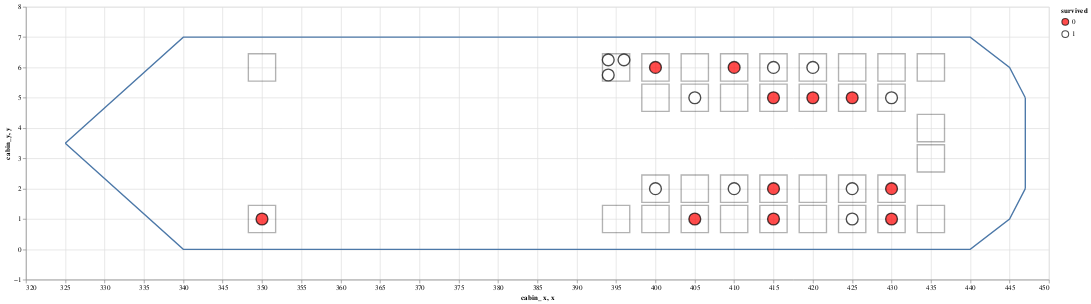

Write notebook code for a chart like this one.
### Code cell
cabin_plot + passenger_plot + chart_ship_outline

### Figure 1 — Vega-Lite specification as saved in the notebook (floating-point values rounded to 4 significant figures)
{"$schema": "https://vega.github.io/schema/vega-lite/v3.4.0.json", "config": {"mark": {"tooltip": null}, "view": {"height": 300, "width": 400}}, "datasets": {"data-23c439afa2fb87bde123813b5f141c7b": [{"age": 36, "boat": "None", "body": "None", "cabin_x": 425, "cabin_y": 5, "embarked": "C", "fare": 40.12, "home.dest": "Winnipeg, MB", "name": "Ross, Mr. John Hugo", "parch": 0, "pclass": 1, "sex": "male", "sibsp": 0, "survived": 0, "ticket": "13049"}, {"age": 33, "boat": "11", "body": "None", "cabin_x": 425, "cabin_y": 1, "embarked": "C", "fare": 27.72, "home.dest": "Paris, France", "name": "Rosenbaum, Miss. Edith Louise", "parch": 0, "pclass": 1, "sex": "female", "sibsp": 0, "survived": 1, "ticket": "PC 17613"}, {"age": "None", "boat": "None", "body": "None", "cabin_x": 420, "cabin_y": 5, "embarked": "S", "fare": 52, "home.dest": "Stoughton, MA", "name": "Clifford, Mr. George Quincy", "parch": 0, "pclass": 1, "sex": "male", "sibsp": 0, "survived": 0, "ticket": "110465"}, {"age": 48, "boat": "1", "body": "None", "cabin_x": 420, "cabin_y": 6, "embarked": "C", "fare": 39.6, "home.dest": "London / Paris", "name": "Duff Gordon, Lady. (Lucille Christiana Sutherland) (\"Mrs Morgan\")", "parch": 0, "pclass": 1, "sex": "female", "sibsp": 1, "survived": 1, "ticket": "11755"}, {"age": 39, "boat": "None", "body": 133, "cabin_x": 415, "cabin_y": 5, "embarked": "C", "fare": 29.7, "home.dest": "Philadelphia, PA", "name": "Dulles, Mr. William Crothers", "parch": 0, "pclass": 1, "sex": "male", "sibsp": 0, "survived": 0, "ticket": "PC 17580"}, {"age": "None", "boat": "None", "body": "None", "cabin_x": 415, "cabin_y": 2, "embarked": "S", "fare": 26, "home.dest": "Streatham, Surrey", "name": "Smith, Mr. Richard William", "parch": 0, "pclass": 1, "sex": "male", "sibsp": 0, "survived": 0, "ticket": "113056"}, {"age": 49, "boat": "1", "body": "None", "cabin_x": 415, "cabin_y": 6, "embarked": "C", "fare": 56.93, "home.dest": "London / Paris", "name": "Duff Gordon, Sir. Cosmo Edmund (\"Mr Morgan\")", "parch": 0, "pclass": 1, "sex": "male", "sibsp": 1, "survived": 1, "ticket": "PC 17485"}, {"age": 41, "boat": "None", "body": "None", "cabin_x": 415, "cabin_y": 1, "embarked": "S", "fare": 30.5, "home.dest": "Pomeroy, WA", "name": "Brady, Mr. John Bertram", "parch": 0, "pclass": 1, "sex": "male", "sibsp": 0, "survived": 0, "ticket": "113054"}, {"age": 80, "boat": "B", "body": "None", "cabin_x": 410, "cabin_y": 2, "embarked": "S", "fare": 30, "home.dest": "Hessle, Yorks", "name": "Barkworth, Mr. Algernon Henry Wilson", "parch": 0, "pclass": 1, "sex": "male", "sibsp": 0, "survived": 1, "ticket": "27042"}, {"age": 31, "boat": "None", "body": "None", "cabin_x": 410, "cabin_y": 6, "embarked": "S", "fare": 50.5, "home.dest": "Trenton, NJ", "name": "Roebling, Mr. Washington Augustus II", "parch": 0, "pclass": 1, "sex": "male", "sibsp": 0, "survived": 0, "ticket": "PC 17590"}, {"age": 56, "boat": "3", "body": "None", "cabin_x": 405, "cabin_y": 5, "embarked": "C", "fare": 35.5, "home.dest": "Basel, Switzerland", "name": "Simonius-Blumer, Col. Oberst Alfons", "parch": 0, "pclass": 1, "sex": "male", "sibsp": 0, "survived": 1, "ticket": "13213"}, {"age": 36, "boat": "None", "body": "None", "cabin_x": 405, "cabin_y": 1, "embarked": "C", "fare": 31.68, "home.dest": "New York, NY", "name": "Evans, Miss. Edith Corse", "parch": 0, "pclass": 1, "sex": "female", "sibsp": 0, "survived": 0, "ticket": "PC 17531"}, {"age": 40, "boat": "7", "body": "None", "cabin_x": 400, "cabin_y": 2, "embarked": "C", "fare": 31, "home.dest": "Glen Ridge, NJ", "name": "Blank, Mr. Henry", "parch": 0, "pclass": 1, "sex": "male", "sibsp": 0, "survived": 1, "ticket": "112277"}, {"age": "None", "boat": "None", "body": "None", "cabin_x": 400, "cabin_y": 6, "embarked": "S", "fare": 50, "home.dest": "Seattle, WA", "name": "Rood, Mr. Hugh Roscoe", "parch": 0, "pclass": 1, "sex": "male", "sibsp": 0, "survived": 0, "ticket": "113767"}, {"age": 53, "boat": "13", "body": "None", "cabin_x": 396, "cabin_y": 6.25, "embarked": "S", "fare": 81.86, "home.dest": "San Francisco, CA", "name": "Dodge, Dr. Washington", "parch": 1, "pclass": 1, "sex": "male", "sibsp": 1, "survived": 1, "ticket": "33638"}, {"age": 4, "boat": "5", "body": "None", "cabin_x": 394, "cabin_y": 6.25, "embarked": "S", "fare": 81.86, "home.dest": "San Francisco, CA", "name": "Dodge, Master. Washington", "parch": 2, "pclass": 1, "sex": "male", "sibsp": 0, "survived": 1, "ticket": "33638"}, {"age": 54, "boat": "5", "body": "None", "cabin_x": 394, "cabin_y": 5.75, "embarked": "S", "fare": 81.86, "home.dest": "San Francisco, CA", "name": "Dodge, Mrs. Washington (Ruth Vidaver)", "parch": 1, "pclass": 1, "sex": "female", "sibsp": 1, "survived": 1, "ticket": "33638"}, {"age": 39, "boat": "None", "body": "None", "cabin_x": 350, "cabin_y": 1, "embarked": "S", "fare": 0, "home.dest": "Belfast, NI", "name": "Andrews, Mr. Thomas Jr", "parch": 0, "pclass": 1, "sex": "male", "sibsp": 0, "survived": 0, "ticket": "112050"}, {"age": 71, "boat": "None", "body": "None", "cabin_x": 430, "cabin_y": 2, "embarked": "C", "fare": 34.65, "home.dest": "New York, NY", "name": "Goldschmidt, Mr. George B", "parch": 0, "pclass": 1, "sex": "male", "sibsp": 0, "survived": 0, "ticket": "PC 17754"}, {"age": 28, "boat": "7", "body": "None", "cabin_x": 430, "cabin_y": 5, "embarked": "S", "fare": 35.5, "home.dest": "New Britain, CT", "name": "Sloper, Mr. William Thompson", "parch": 0, "pclass": 1, "sex": "male", "sibsp": 0, "survived": 1, "ticket": "113788"}, {"age": 56, "boat": "None", "body": "None", "cabin_x": 430, "cabin_y": 1, "embarked": "C", "fare": 30.7, "home.dest": "St James, Long Island, NY", "name": "Smith, Mr. James Clinch", "parch": 0, "pclass": 1, "sex": "male", "sibsp": 0, "survived": 0, "ticket": "17764"}, {"age": 45, "boat": "7", "body": "None", "cabin_x": 425, "cabin_y": 2, "embarked": "C", "fare": 29.7, "home.dest": "Paris, France", "name": "Chevre, Mr. Paul Romaine", "parch": 0, "pclass": 1, "sex": "male", "sibsp": 0, "survived": 1, "ticket": "PC 17594"}], "data-246c2b9bcb306b5ff7ae5408df7bc874": [{"x": 325, "y": 3.5}, {"x": 340, "y": 0}, {"x": 440, "y": 0}, {"x": 445, "y": 1}, {"x": 447, "y": 2}], "data-7391ad0528e7bd5c8e8a0f0ef93bd22c": [{"cabin_x": 350, "cabin_y": 1}, {"cabin_x": 350, "cabin_y": 6}, {"cabin_x": 400, "cabin_y": 6}, {"cabin_x": 400, "cabin_y": 5}, {"cabin_x": 400, "cabin_y": 2}, {"cabin_x": 400, "cabin_y": 1}, {"cabin_x": 405, "cabin_y": 6}, {"cabin_x": 405, "cabin_y": 5}, {"cabin_x": 405, "cabin_y": 2}, {"cabin_x": 405, "cabin_y": 1}, {"cabin_x": 395, "cabin_y": 6}, {"cabin_x": 395, "cabin_y": 1}, {"cabin_x": 410, "cabin_y": 6}, {"cabin_x": 410, "cabin_y": 5}, {"cabin_x": 410, "cabin_y": 2}, {"cabin_x": 410, "cabin_y": 1}, {"cabin_x": 415, "cabin_y": 6}, {"cabin_x": 415, "cabin_y": 5}, {"cabin_x": 415, "cabin_y": 2}, {"cabin_x": 415, "cabin_y": 1}, {"cabin_x": 420, "cabin_y": 6}, {"cabin_x": 420, "cabin_y": 5}, {"cabin_x": 420, "cabin_y": 2}, {"cabin_x": 420, "cabin_y": 1}, {"cabin_x": 425, "cabin_y": 6}, {"cabin_x": 425, "cabin_y": 5}, {"cabin_x": 425, "cabin_y": 2}, {"cabin_x": 425, "cabin_y": 1}, {"cabin_x": 430, "cabin_y": 6}, {"cabin_x": 430, "cabin_y": 5}, {"cabin_x": 430, "cabin_y": 2}, {"cabin_x": 430, "cabin_y": 1}, {"cabin_x": 435, "cabin_y": 6}, {"cabin_x": 435, "cabin_y": 4}, {"cabin_x": 435, "cabin_y": 3}, {"cabin_x": 435, "cabin_y": 1}], "data-d77c64ff8010497b3a6ac0862ca66693": [{"x": 447, "y": 2}, {"x": 447, "y": 5}], "data-eafd86216bcd26664c2f502352fd1040": [{"x": 325, "y": 3.5}, {"x": 340, "y": 7}, {"x": 440, "y": 7}, {"x": 445, "y": 6}, {"x": 447, "y": 5}]}, "layer": [{"data": {"name": "data-7391ad0528e7bd5c8e8a0f0ef93bd22c"}, "encoding": {"x": {"field": "cabin_x", "scale": {"domain": [320, 450]}, "type": "quantitative"}, "y": {"field": "cabin_y", "scale": {"domain": [-1, 7.5]}, "type": "quantitative"}}, "height": 400, "mark": {"fill": "None", "opacity": 0.3, "size": 1600, "stroke": "black", "type": "square"}, "width": 1500}, {"data": {"name": "data-23c439afa2fb87bde123813b5f141c7b"}, "encoding": {"color": {"field": "survived", "scale": {"range": ["red", "white"]}, "type": "nominal"}, "x": {"field": "cabin_x", "scale": {"domain": [320, 450]}, "type": "quantitative"}, "y": {"field": "cabin_y", "scale": {"domain": [-1, 7.5]}, "type": "quantitative"}}, "height": 400, "mark": {"filled": true, "size": 300, "stroke": "black", "type": "point"}, "width": 1500}, {"layer": [{"data": {"name": "data-eafd86216bcd26664c2f502352fd1040"}, "encoding": {"x": {"field": "x", "type": "quantitative"}, "y": {"field": "y", "type": "quantitative"}}, "mark": "line"}, {"data": {"name": "data-246c2b9bcb306b5ff7ae5408df7bc874"}, "encoding": {"x": {"field": "x", "type": "quantitative"}, "y": {"field": "y", "type": "quantitative"}}, "mark": "line"}, {"data": {"name": "data-d77c64ff8010497b3a6ac0862ca66693"}, "encoding": {"x": {"field": "x", "type": "quantitative"}, "y": {"field": "y", "type": "quantitative"}}, "mark": "line"}]}]}
